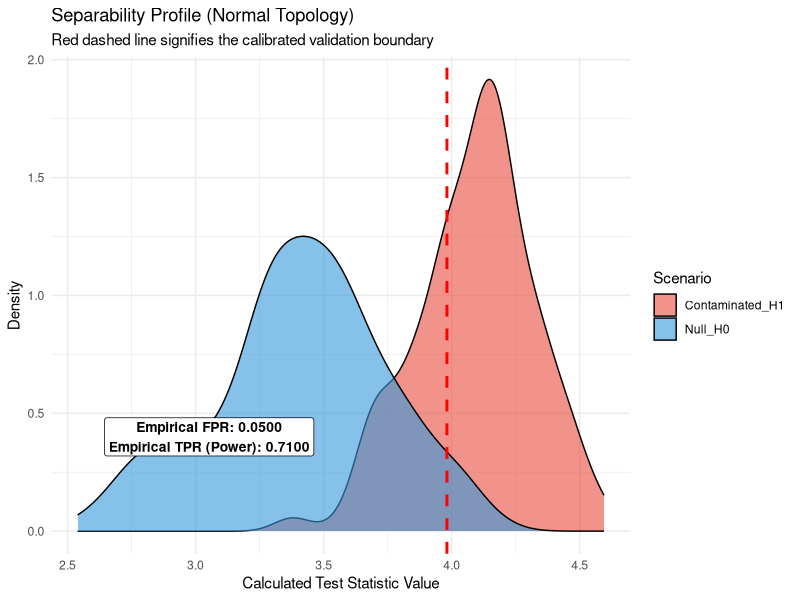
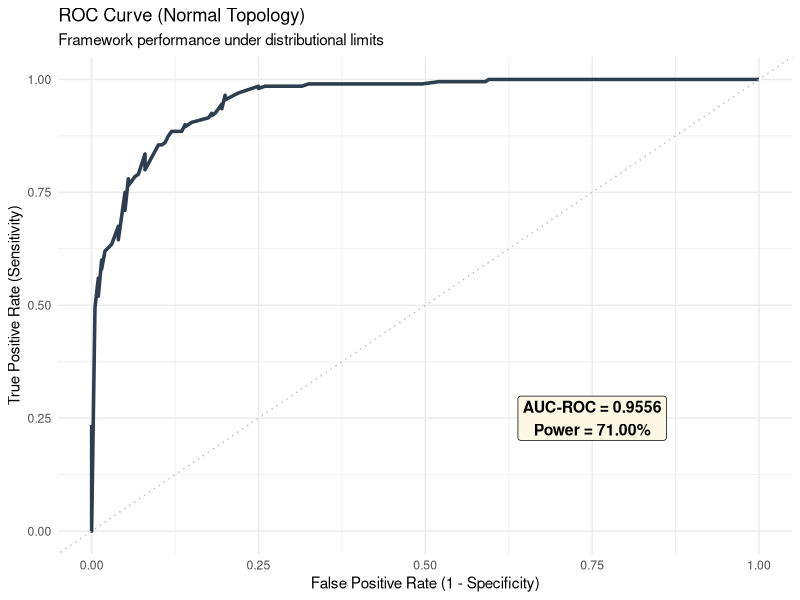
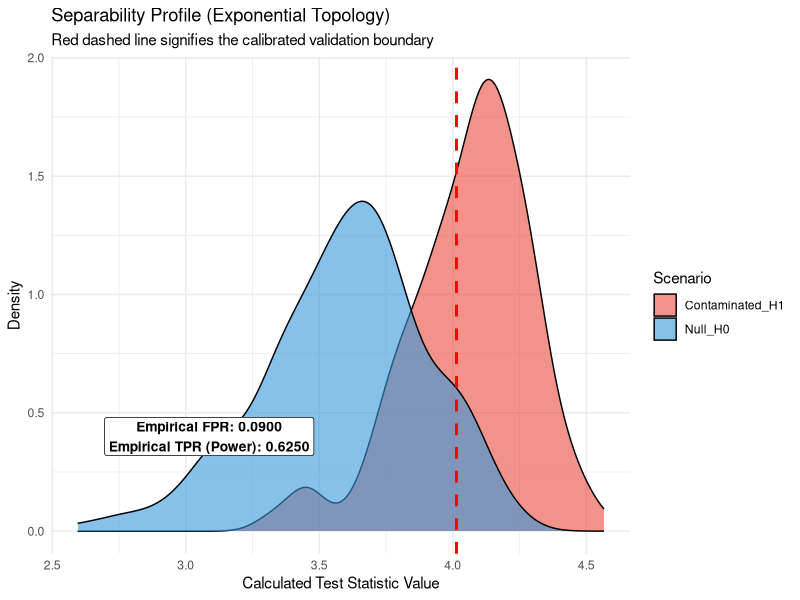
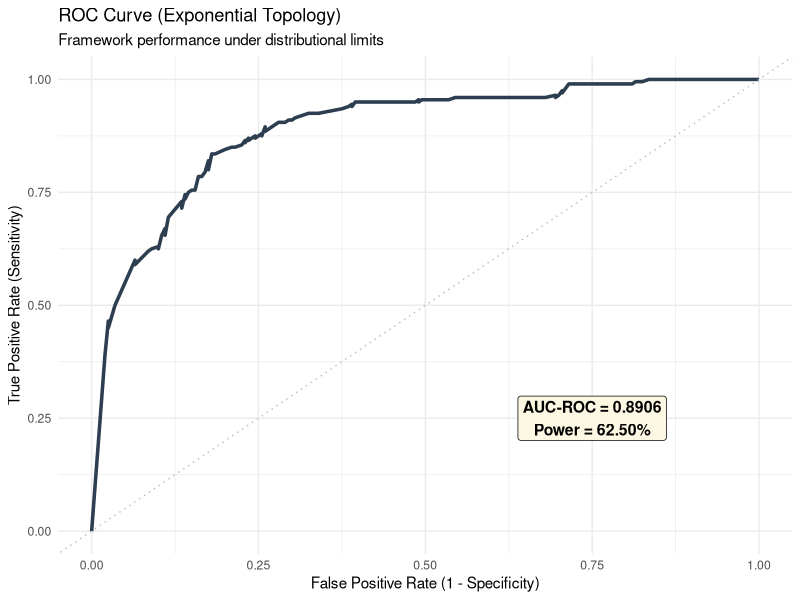
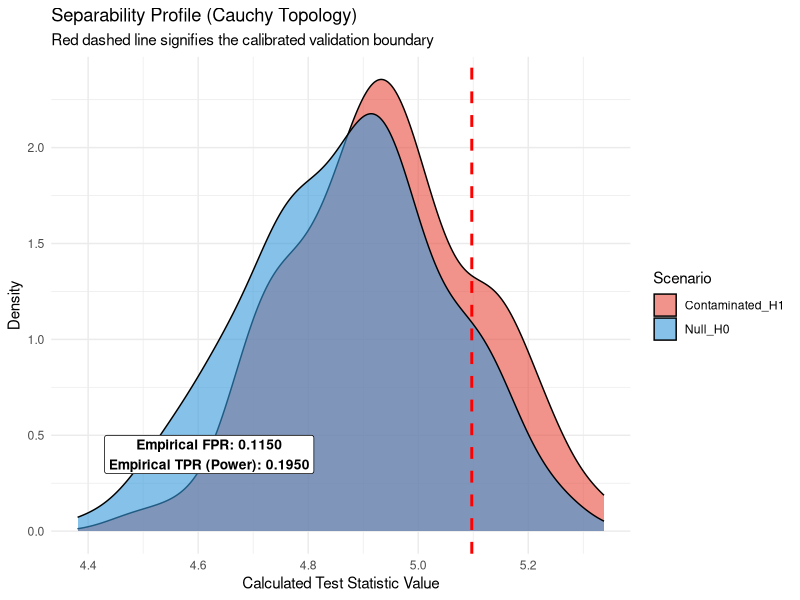
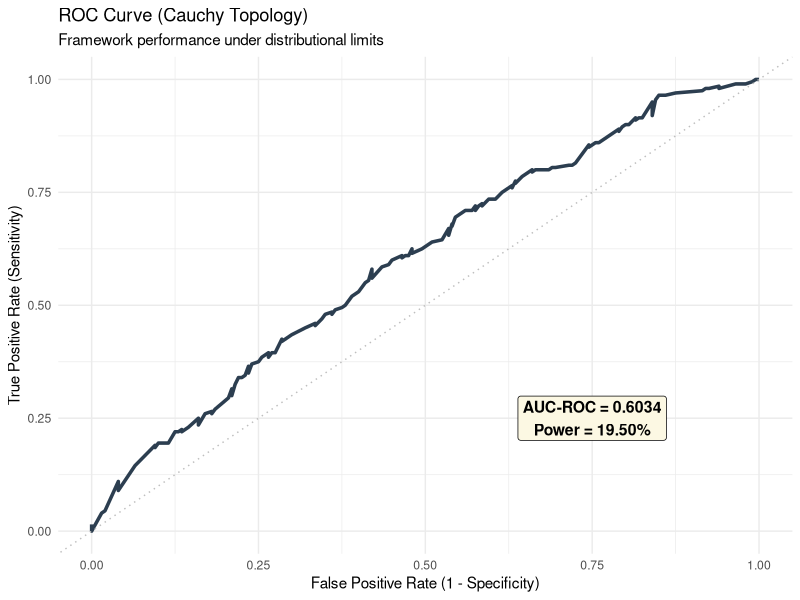
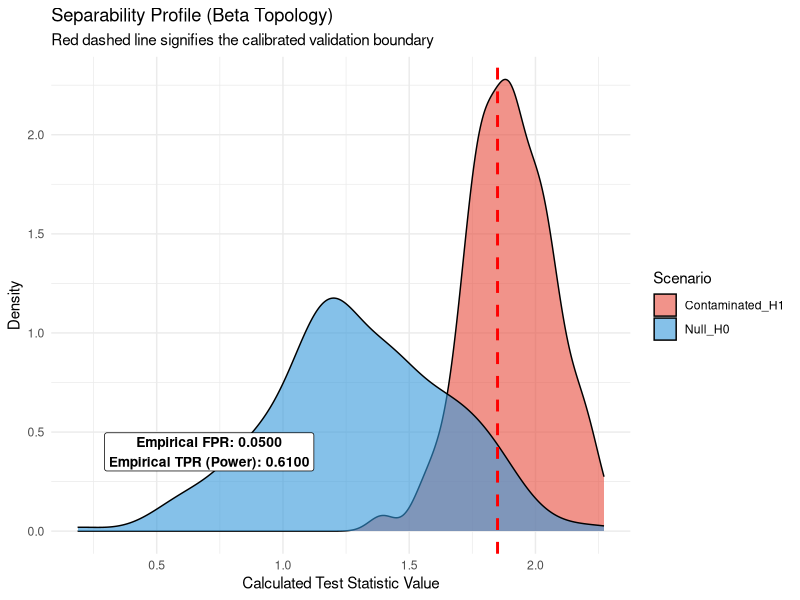
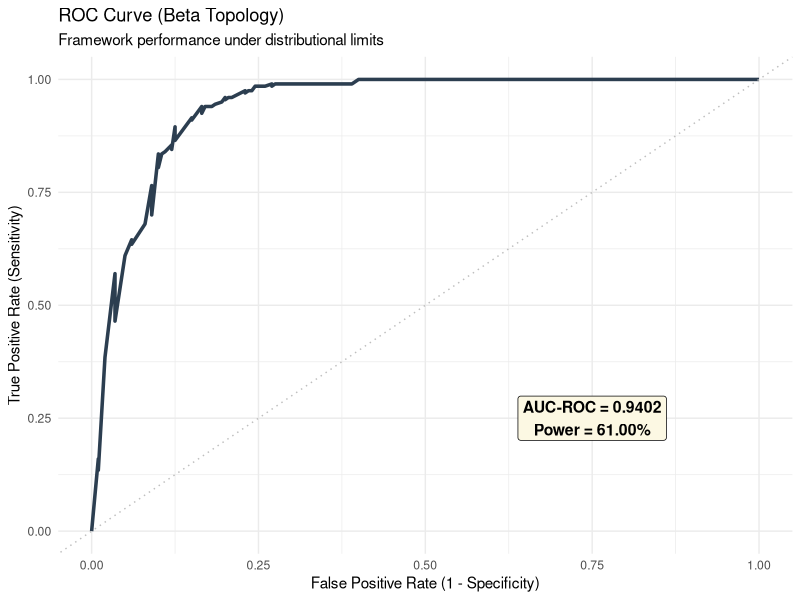

Reproduce these figures in R, in order.
# =========================================================================
# COMPREHENSIVE EXTENDED MULTI-TOPOLOGY DENSITY OUTLIER SIMULATION STUDY
# Target: Validation across eight continuous distributional topologies
# =========================================================================

library(ggplot2)
library(stats)
library(pROC)
library(gridExtra)

# --- 1. CORE MATHEMATICAL ATTRIBUTES & DEFAULTS ---
set.seed(2026) # Reproducible execution state
n_sample <- 100
r_suspected <- 3
replications <- 200
bootstrap_reps <- 250

# Extended to 8 total distributions
topologies <- c("Normal", "Exponential", "Cauchy", "Beta", 
                "Gamma", "Weibull", "Student_t", "Uniform")

# Tracking dataframe for final comparative matrix
summary_results <- data.frame(
  Topology = character(),
  FPR      = numeric(),
  TPR      = numeric(),
  AUC      = numeric(),
  stringsAsFactors = FALSE
)

# --- 2. ALGORITHMIC ARCHITECTURE IMPLEMENTATION ---

#' Calculate Robust Bandwidth (Silverman's rule with M-estimation Scale)
get_robust_bandwidth <- function(x) {
  n <- length(x)
  sigma_robust <- median(abs(x - median(x))) * 1.4826
  if (sigma_robust == 0) sigma_robust <- sd(x)
  h <- 0.9 * sigma_robust * (n^(-1/5))
  return(max(h, 1e-5))
}

#' Compute the Generalized Non-Parametric Test Statistic T(X; r)
compute_t_statistic <- function(x, r) {
  n <- length(x)
  h <- get_robust_bandwidth(x)
  
  densities <- numeric(n)
  for (i in 1:n) {
    densities[i] <- mean(dnorm((x[i] - x) / h)) / h
  }
  
  sorted_densities <- sort(densities, decreasing = FALSE)
  isolated_points <- sorted_densities[1:r]
  isolated_points[isolated_points <= 0] <- .Machine$double.eps
  
  return(-mean(log(isolated_points)))
}

# --- 3. EXECUTION PROCESSOR THROUGH ALL ENVIRONMENTS ---

for (topo in topologies) {
  cat(sprintf("\nProcessing Simulation Infrastructure for Topology: [%s]\n", topo))
  
  topo_results <- data.frame(Scenario = character(), Stat_Value = numeric(), stringsAsFactors = FALSE)
  all_p_values <- numeric(replications * 2)
  ground_truth <- c(rep(0, replications), rep(1, replications))
  
  # A. Phase 1: Reference Null Space Distribution Calibration
  cat("  -> Calibrating structural null distribution space via bootstrap...\n")
  t_bootstrap <- numeric(bootstrap_reps)
  for (b in 1:bootstrap_reps) {
    x_ref <- switch(topo,
                    "Normal"      = rnorm(n_sample, mean = 0, sd = 1),
                    "Exponential" = rexp(n_sample, rate = 1),
                    "Cauchy"      = rcauchy(n_sample, location = 0, scale = 1),
                    "Beta"        = rbeta(n_sample, shape1 = 2, shape2 = 5),
                    "Gamma"       = rgamma(n_sample, shape = 2, scale = 2),
                    "Weibull"     = rweibull(n_sample, shape = 1.5, scale = 1),
                    "Student_t"   = rt(n_sample, df = 3),
                    "Uniform"     = runif(n_sample, min = 0, max = 10))
    t_bootstrap[b] <- compute_t_statistic(x_ref, r_suspected)
  }
  null_vector_sorted <- sort(t_bootstrap)
  t_threshold <- null_vector_sorted[ceiling(0.95 * bootstrap_reps)]
  
  # B. Phase 2: H0 Simulation Loop (Empirical Type I Error Analysis)
  for (i in 1:replications) {
    x_null <- switch(topo,
                     "Normal"      = rnorm(n_sample, mean = 0, sd = 1),
                     "Exponential" = rexp(n_sample, rate = 1),
                     "Cauchy"      = rcauchy(n_sample, location = 0, scale = 1),
                     "Beta"        = rbeta(n_sample, shape1 = 2, shape2 = 5),
                     "Gamma"       = rgamma(n_sample, shape = 2, scale = 2),
                     "Weibull"     = rweibull(n_sample, shape = 1.5, scale = 1),
                     "Student_t"   = rt(n_sample, df = 3),
                     "Uniform"     = runif(n_sample, min = 0, max = 10))
    t_calc <- compute_t_statistic(x_null, r_suspected)
    
    topo_results <- rbind(topo_results, data.frame(Scenario = "Null_H0", Stat_Value = t_calc))
    all_p_values[i] <- mean(null_vector_sorted >= t_calc)
  }
  
  # C. Phase 3: H1 Simulation Loop (Statistical Power Assessment)
  for (i in 1:replications) {
    # Generate baseline uncontaminated support space
    x_base <- switch(topo,
                     "Normal"      = rnorm(n_sample - r_suspected, mean = 0, sd = 1),
                     "Exponential" = rexp(n_sample - r_suspected, rate = 1),
                     "Cauchy"      = rcauchy(n_sample - r_suspected, location = 0, scale = 1),
                     "Beta"        = rbeta(n_sample - r_suspected, shape1 = 2, shape2 = 5),
                     "Gamma"       = rgamma(n_sample - r_suspected, shape = 2, scale = 2),
                     "Weibull"     = rweibull(n_sample - r_suspected, shape = 1.5, scale = 1),
                     "Student_t"   = rt(n_sample - r_suspected, df = 3),
                     "Uniform"     = runif(n_sample - r_suspected, min = 0, max = 10))
    
    # Introduce slippage outliers configured to localized domains
    x_outliers <- switch(topo,
                         "Normal"      = rnorm(r_suspected, mean = 4, sd = 1),
                         "Exponential" = rexp(r_suspected, rate = 0.08),
                         "Cauchy"      = rcauchy(r_suspected, location = 12, scale = 1),
                         "Beta"        = rbeta(r_suspected, shape1 = 18, shape2 = 2),
                         "Gamma"       = rgamma(r_suspected, shape = 12, scale = 2),   # Right-tail contamination
                         "Weibull"     = rweibull(r_suspected, shape = 1.5, scale = 8),# Scale enlargement
                         "Student_t"   = rt(r_suspected, df = 3) + 8,                 # Location shift
                         "Uniform"     = runif(r_suspected, min = 15, max = 18))       # Out-of-bounds shift
    
    x_contaminated <- c(x_base, x_outliers)
    t_calc <- compute_t_statistic(x_contaminated, r_suspected)
    
    topo_results <- rbind(topo_results, data.frame(Scenario = "Contaminated_H1", Stat_Value = t_calc))
    all_p_values[replications + i] <- mean(null_vector_sorted >= t_calc)
  }
  
  # --- 4. QUANTITATIVE METRICS EXTRACTION ---
  topo_results$Decision <- ifelse(topo_results$Stat_Value > t_threshold, 1, 0)
  fpr_val <- mean(topo_results$Decision[topo_results$Scenario == "Null_H0"])
  tpr_val <- mean(topo_results$Decision[topo_results$Scenario == "Contaminated_H1"])
  
  roc_curve <- roc(ground_truth, 1 - all_p_values, quiet = TRUE)
  auc_val   <- as.numeric(auc(roc_curve))
  
  summary_results <- rbind(summary_results, data.frame(
    Topology = topo,
    FPR      = fpr_val,
    TPR      = tpr_val,
    AUC      = auc_val
  ))
  
  # --- 5. GRAPHICAL EXPORT COMPILING PER TOPOLOGY ---
  p1 <- ggplot(topo_results, aes(x = Stat_Value, fill = Scenario)) +
    geom_density(alpha = 0.6) +
    geom_vline(xintercept = t_threshold, linetype = "dashed", color = "red", size = 1) +
    annotate("label", x = min(topo_results$Stat_Value) + (max(topo_results$Stat_Value)-min(topo_results$Stat_Value))*0.25, 
             y = 0.4, 
             label = sprintf("Empirical FPR: %.4f\nEmpirical TPR (Power): %.4f", fpr_val, tpr_val), 
             fill = "white", fontface = "bold", size = 3.5) +
    labs(title = sprintf("Separability Profile (%s Topology)", topo),
         subtitle = "Red dashed line signifies the calibrated validation boundary",
         x = "Calculated Test Statistic Value", y = "Density") +
    scale_fill_manual(values = c("Null_H0" = "#3498db", "Contaminated_H1" = "#e74c3c")) +
    theme_minimal()
  
  ggsave(sprintf("separability_%s.png", tolower(topo)), plot = p1, width = 6.5, height = 4.5)
  
  roc_data <- data.frame(Specificity = roc_curve$specificities, Sensitivity = roc_curve$sensitivities)
  p2 <- ggplot(roc_data, aes(x = 1 - Specificity, y = Sensitivity)) +
    geom_line(color = "#2c3e50", size = 1.2) +
    geom_abline(slope = 1, intercept = 0, linetype = "dotted", color = "gray") +
    annotate("label", x = 0.75, y = 0.25, 
             label = sprintf("AUC-ROC = %.4f\nPower = %.2f%%", auc_val, tpr_val * 100), 
             fill = "#fcf8e3", size = 4, fontface = "bold") +
    labs(title = sprintf("ROC Curve (%s Topology)", topo),
         subtitle = "Framework performance under distributional limits",
         x = "False Positive Rate (1 - Specificity)", y = "True Positive Rate (Sensitivity)") +
    theme_minimal()
  
  ggsave(sprintf("roc_%s.png", tolower(topo)), plot = p2, width = 6.5, height = 4.5)
}

# --- 6. GLOBAL EVALUATION MATRIX SUMMARY OUTPUT ---
cat("\n====================================================\n")
cat("   FINAL SIMULATION METRICS ACROSS ALL TOPOLOGIES     \n")
cat("====================================================\n")
print(summary_results, row.names = FALSE)
cat("====================================================\n")
